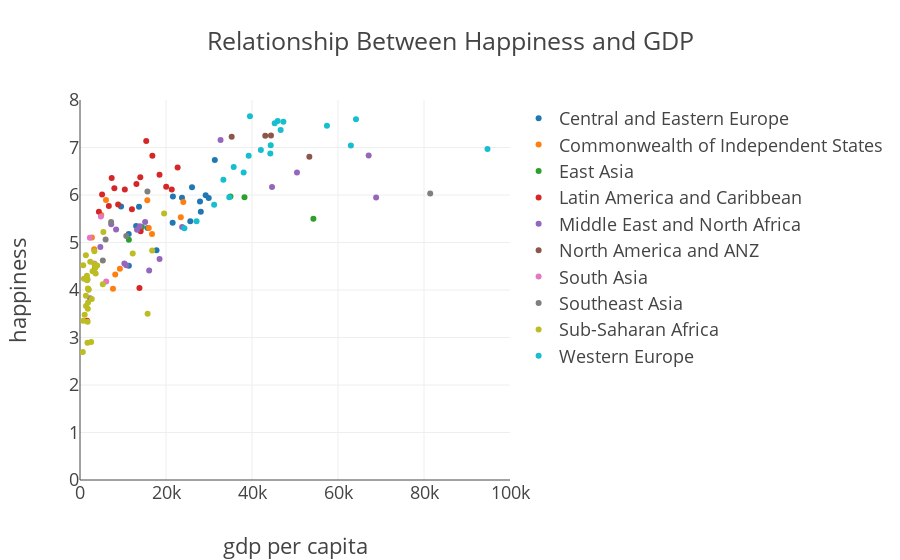

The cell this chart's notebook holds for it:
### Code cell
trace = [go.Scatter(y=df_gdp[a + '_happiness'], x=df_gdp[a + '_gdp_per_cap'],
                    text=df_gdp[a + '_country'], mode='markers', name=a) for a in region_list]
data = trace
layout = go.Layout(title='Relationship Between Happiness and GDP', font=dict(size=18),
                   yaxis=dict(title='happiness', range=[0, 8]),
                   xaxis=dict(title='gdp per capita', range=[0, 100000]))
fig = go.Figure(data=data, layout=layout)
py.iplot(fig)

### Figure 1 — Plotly figure (JSON) as saved in the notebook; plotly's stock layout.template omitted (floating-point values rounded to 4 significant figures; data arrays with more than 128 entries replaced by an {"elided": "..."} marker saying what was removed)
{"data": [{"mode": "markers", "name": "Central and Eastern Europe", "text": {"elided": "142 str values"}, "type": "scatter", "uid": "016e902c-8d34-11e8-a643-60030899ee42", "x": {"elided": "142 float values"}, "y": {"elided": "142 float values"}}, {"mode": "markers", "name": "Commonwealth of Independent States", "text": {"elided": "142 str values"}, "type": "scatter", "uid": "016e94a8-8d34-11e8-b0fa-60030899ee42", "x": {"elided": "142 float values"}, "y": {"elided": "142 float values"}}, {"mode": "markers", "name": "East Asia", "text": {"elided": "142 str values"}, "type": "scatter", "uid": "016e9766-8d34-11e8-af46-60030899ee42", "x": {"elided": "142 float values"}, "y": {"elided": "142 float values"}}, {"mode": "markers", "name": "Latin America and Caribbean", "text": {"elided": "142 str values"}, "type": "scatter", "uid": "016e9a06-8d34-11e8-9380-60030899ee42", "x": {"elided": "142 float values"}, "y": {"elided": "142 float values"}}, {"mode": "markers", "name": "Middle East and North Africa", "text": {"elided": "142 str values"}, "type": "scatter", "uid": "016e9c8c-8d34-11e8-918b-60030899ee42", "x": {"elided": "142 float values"}, "y": {"elided": "142 float values"}}, {"mode": "markers", "name": "North America and ANZ", "text": {"elided": "142 str values"}, "type": "scatter", "uid": "016e9f0c-8d34-11e8-9c92-60030899ee42", "x": {"elided": "142 float values"}, "y": {"elided": "142 float values"}}, {"mode": "markers", "name": "South Asia", "text": {"elided": "142 str values"}, "type": "scatter", "uid": "016ea18c-8d34-11e8-b466-60030899ee42", "x": {"elided": "142 float values"}, "y": {"elided": "142 float values"}}, {"mode": "markers", "name": "Southeast Asia", "text": {"elided": "142 str values"}, "type": "scatter", "uid": "016ea406-8d34-11e8-9068-60030899ee42", "x": {"elided": "142 float values"}, "y": {"elided": "142 float values"}}, {"mode": "markers", "name": "Sub-Saharan Africa", "text": {"elided": "142 str values"}, "type": "scatter", "uid": "016ea686-8d34-11e8-b4be-60030899ee42", "x": {"elided": "142 float values"}, "y": {"elided": "142 float values"}}, {"mode": "markers", "name": "Western Europe", "text": {"elided": "142 str values"}, "type": "scatter", "uid": "016ea8f0-8d34-11e8-8be7-60030899ee42", "x": {"elided": "142 float values"}, "y": {"elided": "142 float values"}}], "layout": {"font": {"size": 18}, "title": "Relationship Between Happiness and GDP", "xaxis": {"range": [0, 100000], "title": "gdp per capita"}, "yaxis": {"range": [0, 8], "title": "happiness"}}}
